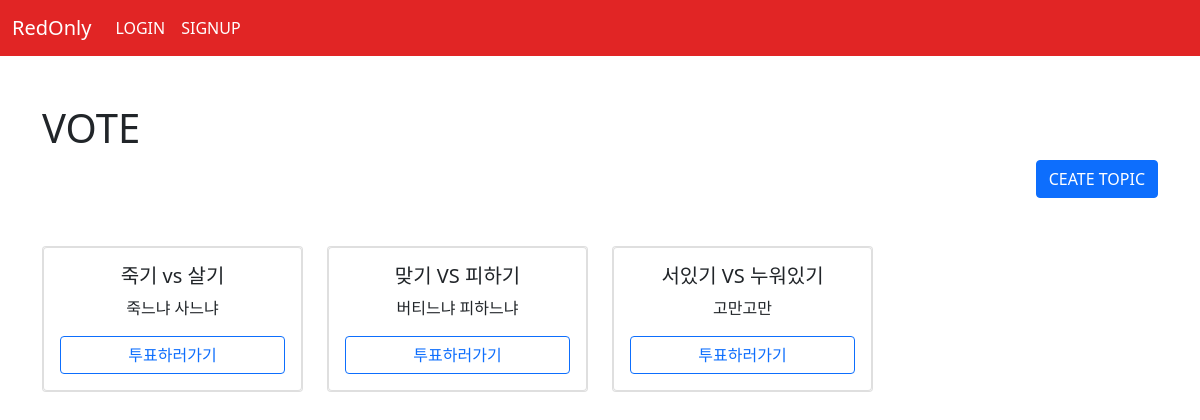
Screenshot of /vote/ with the database file from the repository.
### vote/models.py (models this page shows, shortened)
class Topic(models.Model):
    subject = models.CharField(max_length=100)
    writer = models.CharField(max_length=100)
    pubdate = models.DateTimeField()
    content = models.TextField()
    voter = ManyToManyField(User, blank=True)

### vote/views.py (the view)
# urls.py: path('', views.index, name="index"),
def index(request):
    t = Topic.objects.all()
    context = {
        "tlist" : t,
    }
    return render(request, "vote/index.html", context)

### template/vote/index.html
{% extends 'base.html'%}
{% block content %}
<div class="container mt-5 mb-5"    >
    <h1>VOTE</h1>
    <div class="text-end">
        <a href="{% url 'vote:create' %}"><button class="btn btn-primary">CEATE TOPIC</button></a>
    </div>
    <div class="row">
        {% for i in tlist %}
            <div class="col-sm-3 mt-5">
                <div class="card">
                    <div class="card text-center card-body" {% if user in i.voter.all %} style="background-color: antiquewhite;" {% endif %}>
                        <h5 class="card-title">{{i.subject}}</h5>
                        <p class="card-text">{{i.content}}</p>
                        <a href="{% url 'vote:detail' i.id %}" class="btn btn-outline-primary">{% if user in i.voter.all %} 결과보러가기 {% else %}투표하러가기 {% endif %}</a>
                    </div>
                </div>
            </div>
        {% endfor %}
    </div>
</div>
{% endblock%}

### rows the page displays
Topic: subject "죽기 vs 살기", content "죽느냐 사느냐", shows "투표하러가기"
Topic: subject "맞기 VS 피하기", content "버티느냐 피하느냐", shows "투표하러가기"
Topic: subject "서있기 VS 누워있기", content "고만고만", shows "투표하러가기"
